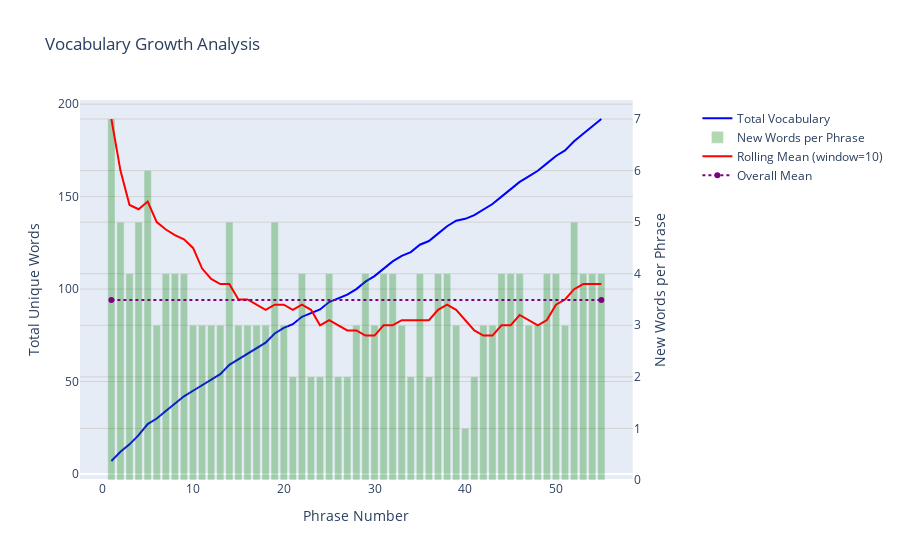

The notebook cell this image was saved under:
### Code cell
plot_vocabulary_growth(ordered_phrase_list)

### Figure 1 — Plotly figure (JSON) as saved in the notebook; plotly's stock layout.template omitted (floating-point values rounded to 4 significant figures)
{"data": [{"line": {"color": "blue"}, "name": "Total Vocabulary", "type": "scatter", "x": [1, 2, 3, 4, 5, 6, 7, 8, 9, 10, 11, 12, 13, 14, 15, 16, 17, 18, 19, 20, 21, 22, 23, 24, 25, 26, 27, 28, 29, 30, 31, 32, 33, 34, 35, 36, 37, 38, 39, 40, 41, 42, 43, 44, 45, 46, 47, 48, 49, 50, 51, 52, 53, 54, 55], "xaxis": "x", "y": [7, 12, 16, 21, 27, 30, 34, 38, 42, 45, 48, 51, 54, 59, 62, 65, 68, 71, 76, 79, 81, 85, 87, 89, 93, 95, 97, 100, 104, 107, 111, 115, 118, 120, 124, 126, 130, 134, 137, 138, 140, 143, 146, 150, 154, 158, 161, 164, 168, 172, 175, 180, 184, 188, 192], "yaxis": "y"}, {"marker": {"color": "green"}, "name": "New Words per Phrase", "opacity": 0.3, "type": "bar", "x": [1, 2, 3, 4, 5, 6, 7, 8, 9, 10, 11, 12, 13, 14, 15, 16, 17, 18, 19, 20, 21, 22, 23, 24, 25, 26, 27, 28, 29, 30, 31, 32, 33, 34, 35, 36, 37, 38, 39, 40, 41, 42, 43, 44, 45, 46, 47, 48, 49, 50, 51, 52, 53, 54, 55], "xaxis": "x", "y": [7, 5, 4, 5, 6, 3, 4, 4, 4, 3, 3, 3, 3, 5, 3, 3, 3, 3, 5, 3, 2, 4, 2, 2, 4, 2, 2, 3, 4, 3, 4, 4, 3, 2, 4, 2, 4, 4, 3, 1, 2, 3, 3, 4, 4, 4, 3, 3, 4, 4, 3, 5, 4, 4, 4], "yaxis": "y2"}, {"line": {"color": "red"}, "name": "Rolling Mean (window=10)", "type": "scatter", "x": [1, 2, 3, 4, 5, 6, 7, 8, 9, 10, 11, 12, 13, 14, 15, 16, 17, 18, 19, 20, 21, 22, 23, 24, 25, 26, 27, 28, 29, 30, 31, 32, 33, 34, 35, 36, 37, 38, 39, 40, 41, 42, 43, 44, 45, 46, 47, 48, 49, 50, 51, 52, 53, 54, 55], "xaxis": "x", "y": [7, 6, 5.333, 5.25, 5.4, 5, 4.857, 4.75, 4.667, 4.5, 4.1, 3.9, 3.8, 3.8, 3.5, 3.5, 3.4, 3.3, 3.4, 3.4, 3.3, 3.4, 3.3, 3, 3.1, 3, 2.9, 2.9, 2.8, 2.8, 3, 3, 3.1, 3.1, 3.1, 3.1, 3.3, 3.4, 3.3, 3.1, 2.9, 2.8, 2.8, 3, 3, 3.2, 3.1, 3, 3.1, 3.4, 3.5, 3.7, 3.8, 3.8, 3.8], "yaxis": "y2"}, {"line": {"color": "purple", "dash": "dot"}, "name": "Overall Mean", "type": "scatter", "x": [1, 55], "xaxis": "x", "y": [3.491, 3.491], "yaxis": "y2"}], "layout": {"legend": {"x": 1.05, "xanchor": "left", "y": 0.99, "yanchor": "top"}, "margin": {"r": 150}, "showlegend": true, "title": {"text": "Vocabulary Growth Analysis"}, "xaxis": {"anchor": "y", "domain": [0, 0.94], "title": {"text": "Phrase Number"}}, "yaxis": {"anchor": "x", "domain": [0, 1], "gridcolor": "lightgrey", "title": {"text": "Total Unique Words"}}, "yaxis2": {"anchor": "x", "gridcolor": "lightgrey", "overlaying": "y", "side": "right", "title": {"text": "New Words per Phrase"}}}}
